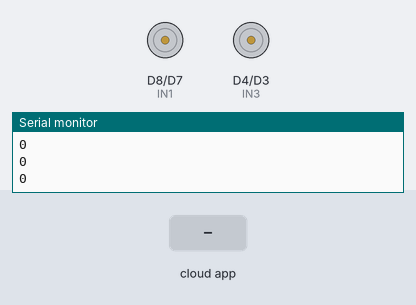
Recording of a sketch running on a simulated ESP8266 (NodeMCU). On the bench: motor-driver pin pairs drawn as motors (green arrow = first pin HIGH = forward, orange = second pin HIGH = backward, longer = more drive, scaled by the enable pin), the last lines printed to the serial monitor. The test bench sets the inputs (shaded band). WiFi joins after 1.5 s; servers stay silent unless stated; the Firebase database answers and starts empty.

Above: at 2.7 s.
2.8 s: the phone or cloud app sets command to 1
At 3.9 s:
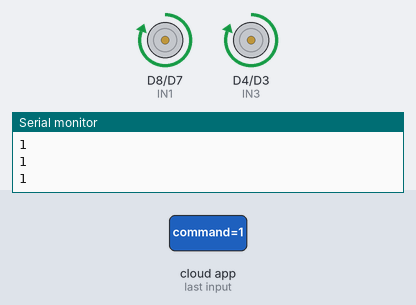
4.3 s: the phone or cloud app sets command to 0
At 5.1 s:
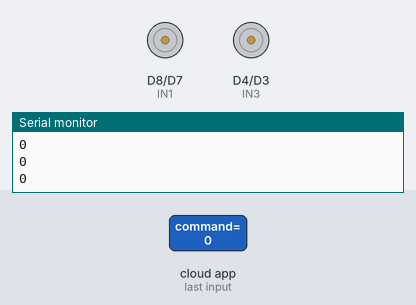
Timing chart, 0 to 7.3 s (numbered marks = the images above; inputs shaded):
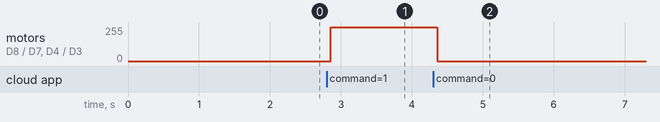

The sketch:

fasty.ino
```cpp
#include <Arduino.h>
#if defined(ESP32)
  #include <WiFi.h>
#elif defined(ESP8266)
  #include <ESP8266WiFi.h>
#endif
#include <Firebase_ESP_Client.h>

//Provide the token generation process info.
#include "addons/TokenHelper.h"
//Provide the RTDB payload printing info and other helper functions.
#include "addons/RTDBHelper.h"

// Insert your network credentials
#define WIFI_SSID "Access Point"
#define WIFI_PASSWORD "83137309"

// Insert Firebase project API Key
#define API_KEY "AIzaSyDlyGxi6E6zV-xy78HTRMZONCo3-m_Hpq4"

// Insert RTDB URLefine the RTDB URL */
#define DATABASE_URL "fasty-8e90c-default-rtdb.firebaseio.com/"

//Define Firebase Data object
FirebaseData fbdo;

FirebaseAuth auth;
FirebaseConfig config;

//some importent variables
String sValue, sValue2;
bool signupOK = false;
const int ENA = D5;
const int IN1 = D8;
const int IN2 = D7;
const int IN3 = D4;
const int IN4 = D3;
const int ENB = D6;


void setup() {
  Serial.begin(9600);
  pinMode(ENA, OUTPUT);
  pinMode(IN1, OUTPUT);
  pinMode(IN2, OUTPUT);
  pinMode(IN3, OUTPUT);
  pinMode(IN4, OUTPUT);
  pinMode(ENB, OUTPUT);

  WiFi.begin(WIFI_SSID, WIFI_PASSWORD);
  Serial.print("Connecting to Wi-Fi");
  while (WiFi.status() != WL_CONNECTED) {
    Serial.print(".");
    delay(300);
  }
  Serial.println();
  Serial.print("Connected with IP: ");
  Serial.println(WiFi.localIP());
  Serial.println();

  /* Assign the api key (required) */
  config.api_key = API_KEY;

  /* Assign the RTDB URL (required) */
  config.database_url = DATABASE_URL;
  auth.user.email = "car@car.com";
  auth.user.password = "carcar";
  /* Sign up */
  if (Firebase.signUp(&config, &auth, "", "")) {
    Serial.println("ok");
    signupOK = true;
  }
  else {
    Serial.printf("%s\n", config.signer.signupError.message.c_str());
  }

  /* Assign the callback function for the long running token generation task */
  config.token_status_callback = tokenStatusCallback; //see addons/TokenHelper.h

  Firebase.begin(&config, &auth);
  Firebase.reconnectWiFi(true);
}

void loop() {
  if (Firebase.ready() && signupOK ) {
    if (Firebase.RTDB.getString(&fbdo, "/command")) {
      if (fbdo.dataType() == "string") {
        sValue = fbdo.stringData();
        int a = sValue.toInt();
        Serial.println(a);
        if (a == 1){
          // Forward
      analogWrite(ENA, 1023); // Full speed
      digitalWrite(IN1, HIGH);
      digitalWrite(IN2, LOW);
      analogWrite(ENB, 1023); // Full speed
      digitalWrite(IN3, HIGH);
      digitalWrite(IN4, LOW);

        }
         if (a == -1){
      // Backward
      analogWrite(ENA, 1023); // Full speed
      digitalWrite(IN1, LOW);
      digitalWrite(IN2, HIGH);
      analogWrite(ENB, 1023); // Full speed
      digitalWrite(IN3, LOW);
      digitalWrite(IN4, HIGH);


        }
         if (a == 3){
        // Right
      analogWrite(ENA, 1023); // Full speed
      digitalWrite(IN1, HIGH);
      digitalWrite(IN2, LOW);
      analogWrite(ENB, 1023); // Full speed
      digitalWrite(IN3, LOW);
      digitalWrite(IN4, HIGH);

        }
        if (a == 2){
      // Left
      analogWrite(ENA, 1023); // Full speed
      digitalWrite(IN1, LOW);
      digitalWrite(IN2, HIGH);
      analogWrite(ENB, 1023); // Full speed
      digitalWrite(IN3, HIGH);
      digitalWrite(IN4, LOW);


        }
         if (a == 0){
      // Stop
      analogWrite(ENA, 0); // Stop motor A
      digitalWrite(IN1, LOW);
      digitalWrite(IN2, LOW);
      analogWrite(ENB, 0); // Stop motor B
      digitalWrite(IN3, LOW);
      digitalWrite(IN4, LOW);

        }
      }
    }
    else {
      Serial.println(fbdo.errorReason());
    }
}
}
```

Measured:
- after the input at 2.8 s, motor on D8 (IN1) / D7 (IN2), motor on D4 (IN3) / D3 (IN4): stopped → forward 255/255 after 0.06 s
- after the input at 4.3 s, motor on D8 (IN1) / D7 (IN2), motor on D4 (IN3) / D3 (IN4): forward 255/255 → stopped after 0.06 s
